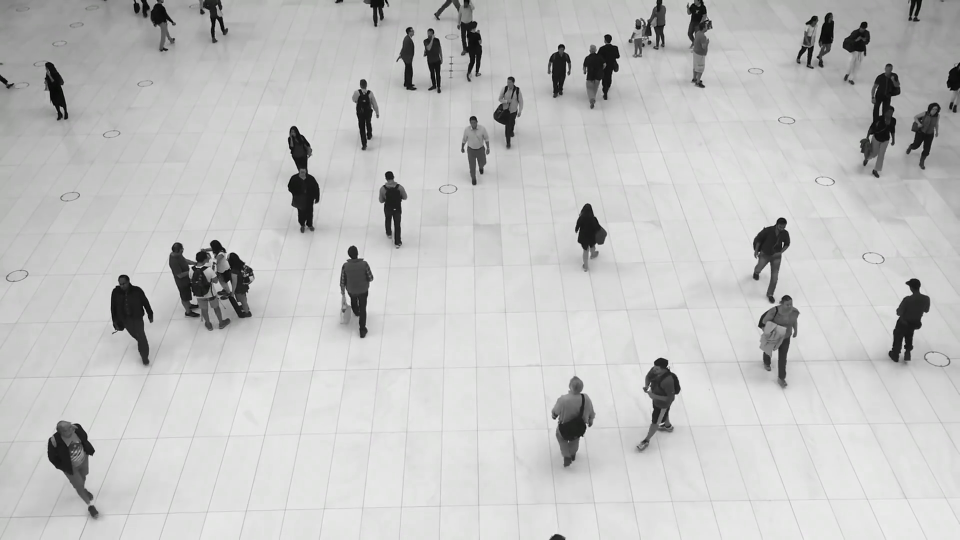
#> input picture frame 34 of walking.mp4, 1920 x 1080 px (shown at 1/2 size)
$ python clustering.py   (older library calls are emulated)
#> lines starting #> are read from the running program, lines starting #| are printed output that depends on the picture; after the words box and inside, x2 and y2 are one past the last pixel; in counts of white or black regions, pixels touching at a corner belong together
import collections
import csv
import math
import time

import cv2
import matplotlib.pyplot as plt
import numpy as np
from sklearn.cluster import Birch
from tqdm import tqdm

#####################################

def is_crossing(line1, line2):
    px, py, x, y = line1
    lpx, lpy, lx, ly = line2

    I1 = [min(py,y), max(py,y)]
    I2 = [min(lpy,ly), max(lpy,ly)]

    if I1[0]>I2[1] or I2[0]>I1[1]:
        return (False, 0)

    if px-x == 0:
        A1 = 0
    else:
        A1 = (py-y)/(px-x)

    A2 = (lpy-ly)/(lpx-lx)

    if (A1 == A2):
        return (False, 0)

    b1 = py-A1*px
    b2 = lpy-A1*lpx
    X = (b2 - b1) / (A1 - A2)

    if ((X < max(min(px,x), min(lpx,lx))) or (X > min( max(px,x), max(lpx,lx)))):
        return (False, 0)

    else:
        if py>y:
            direction = -1
        else:
            direction = 1

        return (True, direction)

def auto_canny(image, sigma=0.33):
    # calcul de la luminosité mediane de l'image
    v = np.median(image)

    # calcul des paramètres à partir de la valeur mediane
    lower = int(max(0, (1.0 - sigma) * v))
    upper = int(min(255, (1.0 + sigma) * v))
    edged = cv2.Canny(image, lower, upper)


    return edged


def camera_settings(shape, fov = 120, h = 8):

    '''
    calculate min and max box using the field of view and resolution
    '''


    y,x,_ = shape

    length = (math.tan(fov/2*math.pi/180)*h)*2

    ratio = x/length

    min_w = ratio*0.2
    min_h = ratio*1
    min_box = min_w*min_h

    max_w = ratio*2
    max_h = ratio*4
    max_box = max_w*max_h

    print(ratio, min_box, max_box)
    return (min_box, max_box)


#####################################

cap = cv2.VideoCapture('walking.mp4')


#initialisation
_, img = cap.read()
#> img is the input picture: shape (1080, 1920, 3); mean B, G, R 193.3, 193.8, 193.5

fgbg = cv2.createBackgroundSubtractorMOG2(detectShadows=True, varThreshold=200)
fgmask = fgbg.apply(img)
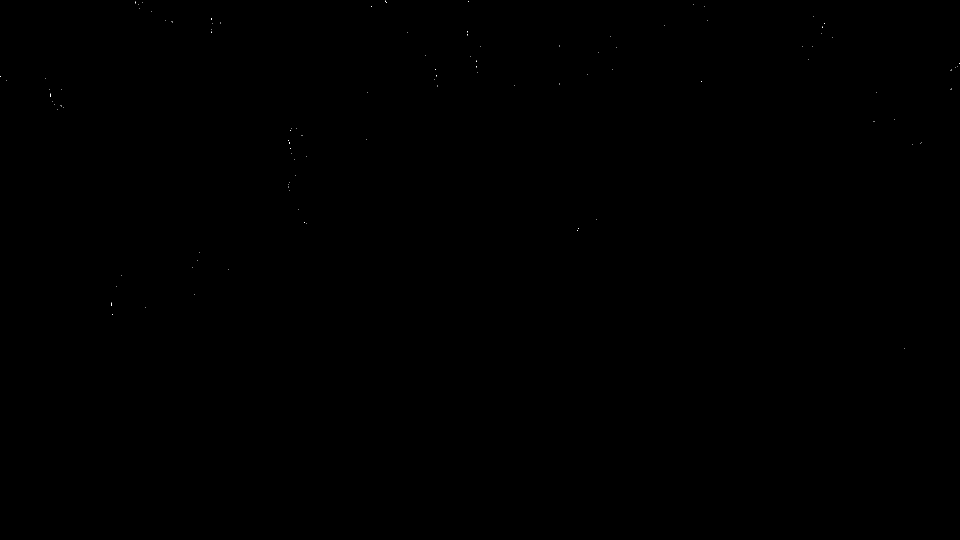
#> fgmask: shape (1080, 1920) (shown at 1/2 size); values 127 (black) and 255 (white), 0.01% white in thin lines or dots, all inside (x1, y1, x2, y2) = (0, 1, 1920, 697)

min_box , max_box = camera_settings(img.shape, fov = 120, h=8)
#> min_box = 960; max_box = 38400

points = []
next_points = []
heat_points = [[],[]]
colors = []

algo = 0
nb_av = 0
counter = 0

crossing_line = (0, img.shape[0]//4, img.shape[1], img.shape[0]//4)
#> crossing_line = (0, 270, 1920, 270)
n = 30 # nombre d'image traité avant d'analyser le mouvement
i = 0
tot_i = 0


while True:
    i += 1
    tot_i += 1

    _, img = cap.read()
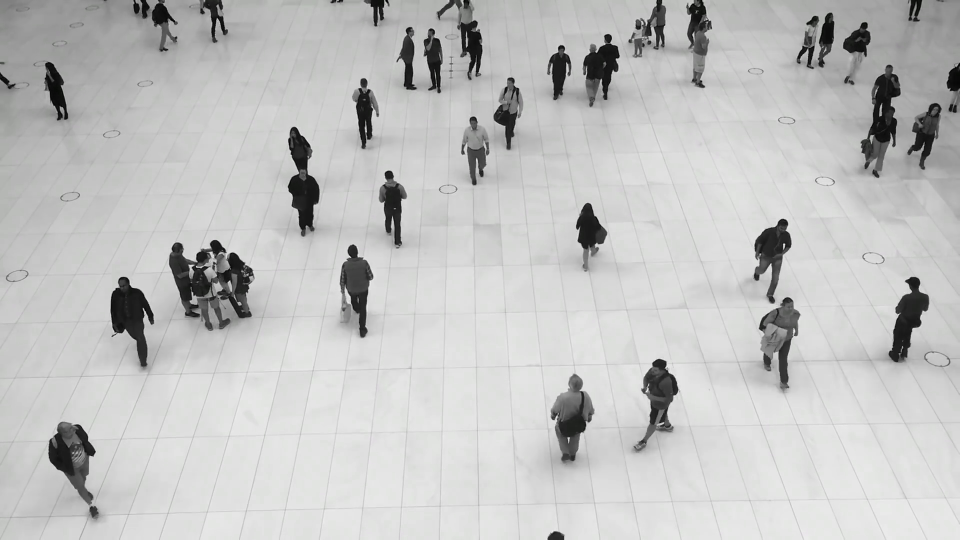
#> input picture frame 35 of walking.mp4, 1920 x 1080 px (shown at 1/2 size)
#> img is the input picture: shape (1080, 1920, 3); mean B, G, R 193.2, 193.7, 193.3
    fgmask = fgbg.apply(img)
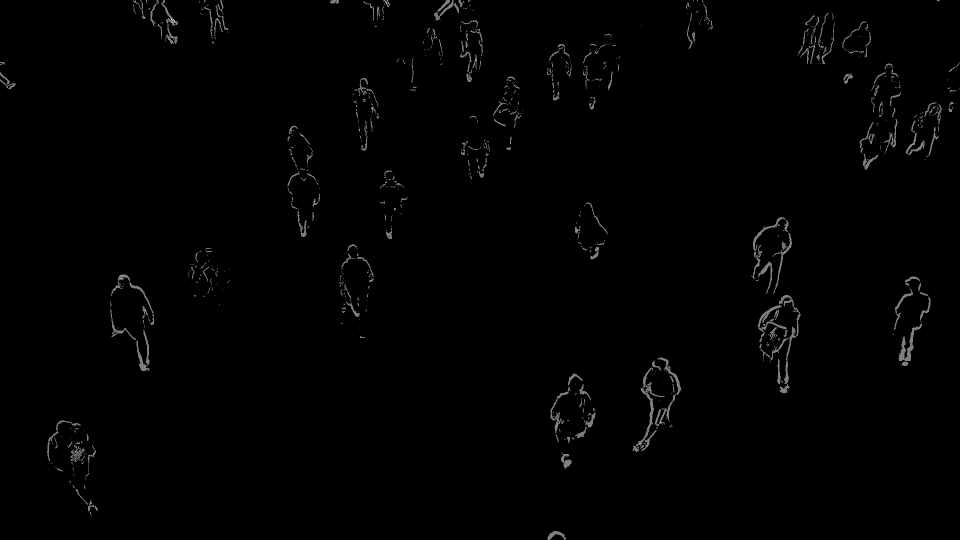
#> fgmask: shape (1080, 1920) (shown at 1/2 size); min 0, max 255, mean 1.9

    can = auto_canny(fgmask, 0.33)
#> in auto_canny, `v = np.median(image)`: v = 0
#> in auto_canny, `edged = cv2.Canny(image, lower, upper)`:
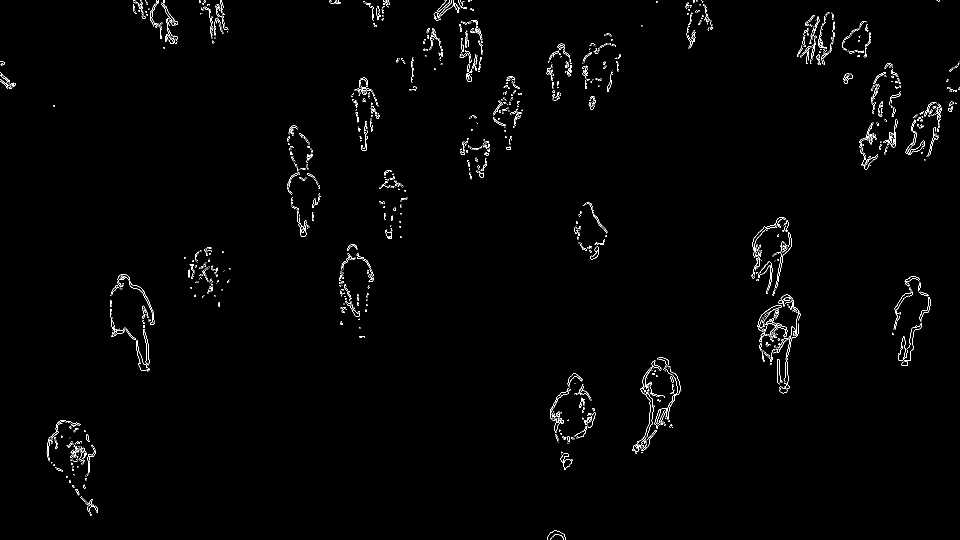
#> edged: shape (1080, 1920) (shown at 1/2 size); 1.1% white in thin lines or dots
    can = cv2.resize(can, (can.shape[1]//2, can.shape[0]//2))
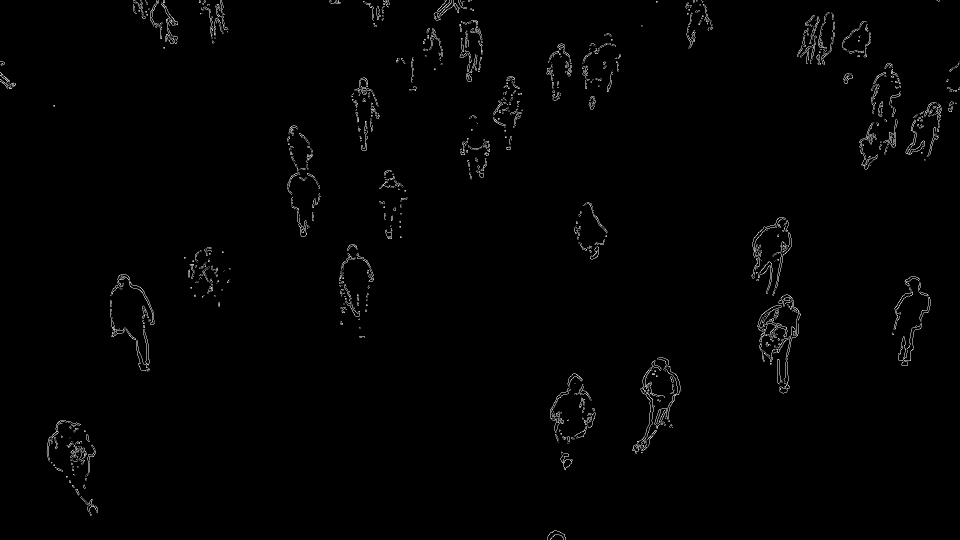
#> can: shape (540, 960); min 0, max 255, mean 2.7


    _, cnts, hie = cv2.findContours(can, cv2.RETR_EXTERNAL, cv2.CHAIN_APPROX_SIMPLE)
#> cnts = 319 contours, 232 with area under 20; largest, box (x1, y1, x2, y2) and area: (757, 294, 801, 394) 1334, (632, 360, 665, 454) 488, (751, 217, 792, 296) 462, (654, 357, 682, 429) 360, (898, 323, 922, 366) 292; hie = 319 rows, first 6: [1, -1, -1, -1], [2, 0, -1, -1], [3, 1, -1, -1], [4, 2, -1, -1], [5, 3, -1, -1], [6, 4, -1, -1]

    for cnt in cnts:

        x,y,w,h = cv2.boundingRect(cnt)


        if min_box<w*h<max_box:
            cx, cy = int((x+(x+w))/2), int((y+(y+h))/2)
            points.append([cx,cy,i])

            if i == n:
                next_points.append([cx,cy,0])

            heat_points[0].append(cx)
            heat_points[1].append(cy)

            cv2.rectangle(can, (x,y), (x+w, y+h), 255)

            nb_av+=1
#> this loop made 319 passes
#> (x, y, w, h, cx, cy) on passes 30, 40, 43, 45, 50, 55, 66, 80, 81, 115, 282, 313: (46, 420, 35, 42, 63, 441), (550, 373, 33, 60, 566, 403), (632, 360, 33, 94, 648, 407), (654, 357, 28, 72, 668, 393), (898, 323, 24, 43, 910, 344), (110, 308, 40, 64, 130, 340), (757, 294, 44, 100, 779, 344), (893, 276, 38, 54, 912, 303), (110, 274, 45, 51, 132, 299), (751, 217, 41, 79, 771, 256), (800, 15, 20, 49, 810, 39), (201, 0, 28, 39, 215, 19)
#> (cnt, x, y, w, h) on passes 6, 7, 8, 9, 11, 13: ([[69, 480], [69, 482], [70, 482], [70, 480]], 69, 480, 2, 3), ([[85, 478], [85, 480], [86, 480], [86, 478]], 85, 478, 2, 3), ([[66, 476], [66, 477], [67, 477], [67, 476]], 66, 476, 2, 2), ([[73, 474], [74, 475], [74, 474]], 73, 474, 2, 2), ([[77, 466], [77, 467], [78, 467], [78, 466]], 77, 466, 2, 2), ([[53, 464], [53, 465], [54, 465], [54, 464]], 53, 464, 2, 2)
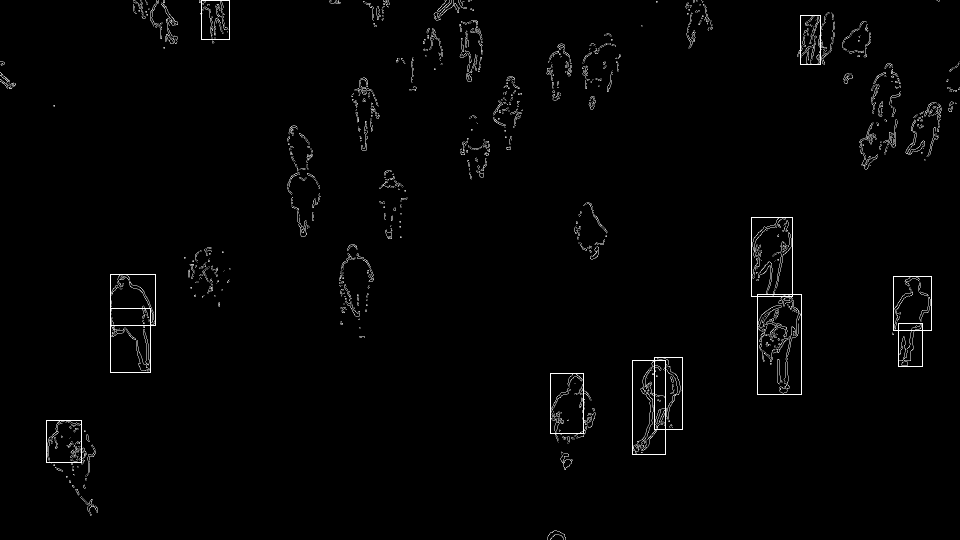
#> can: shape (540, 960); 0.44% of pixels changed, all inside (x1, y1, x2, y2) = (46, 0, 932, 463)
#> after the loop, nb_av = 12; next_points = []; points = [[63, 441, 1], [566, 403, 1], [648, 407, 1], [668, 393, 1], [910, 344, 1], [130, 340, 1], [779, 344, 1], [912, 303, 1], [132, 299, 1], [771, 256, 1], [810, 39, 1], [215, 19, 1]]


    if i >= n and len(points)>1:
        algo = Birch(n_clusters=int(nb_av/i)+1).fit(points)
        label = algo.labels_


        min_it = np.full((int(nb_av/i)+1, 3), n)
        max_it = np.full((int(nb_av/i)+1, 3), 0)
        track = np.zeros((can.shape[0], can.shape[1], 3))

        for p in range(len(points)):
            lab = label[p]
            x,y,it = points[p]

            if min_it[lab][2] >= i:
                min_it[lab] = [x,y,it]

            if max_it[lab][2] <= i:
                max_it[lab] = [x,y,it]


        for lab in range(len(min_it)):
            px, py, _ = min_it[lab]
            x, y, _ = max_it[lab]

            crossing, direction =  is_crossing((px,py,x,y), crossing_line)

            if crossing:
                counter += direction

        #heatmap, xedges, yedges = np.histogram2d(heat_points[0], heat_points[1], bins=(16,9))
        #plt.imsave('log\\heatmap\\'+str(time.time())+'.png', heatmap.T)

        #np.save('log\\points\\'+str(time.time())+'.npy', np.array([[min_it],[max_it]]))

        points = next_points
        next_points = []
        i = 0
        nb_av = 0


    cv2.putText(can, str(counter), (0,can.shape[0]-20), cv2.FONT_HERSHEY_SIMPLEX, 2, (255,255,255))
#> can: shape (540, 960); 0.02% of pixels changed, all inside (x1, y1, x2, y2) = (6, 478, 35, 521)
    cv2.imshow('can', can)
    cv2.imshow('img', img)
    cv2.imshow('fgmask', fgmask)

    cv2.waitKey(1)

$ run again, starting later in the video
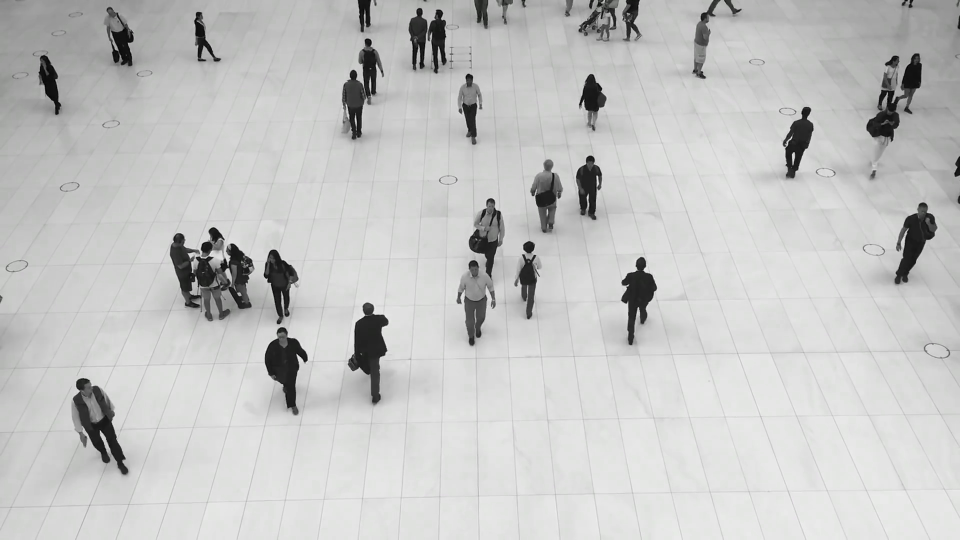
#> input picture frame 153 of walking.mp4, 1920 x 1080 px (shown at 1/2 size)
#> img is the input picture: shape (1080, 1920, 3); mean B, G, R 196.2, 196.8, 196.4
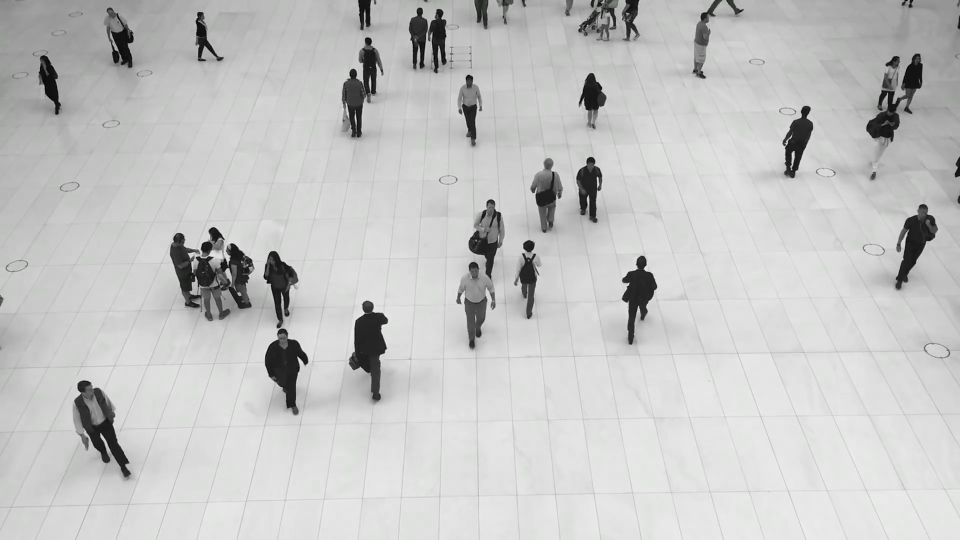
#> input picture frame 154 of walking.mp4, 1920 x 1080 px (shown at 1/2 size)
#> img is the input picture: shape (1080, 1920, 3); mean B, G, R 196.4, 197, 196.6
#> v = 0
#> edged: shape (1080, 1920); 0.88% white in thin lines or dots, all inside (x1, y1, x2, y2) = (0, 0, 1920, 962)
#> cnts = 298 contours, 222 with area under 20; largest, box (x1, y1, x2, y2) and area: (71, 377, 110, 421) 417, (866, 53, 923, 126) 358, (193, 11, 224, 62) 350, (894, 201, 936, 291) 340, (263, 269, 308, 360) 339; hie = 298 rows, first 6: [1, -1, -1, -1], [2, 0, -1, -1], [3, 1, -1, -1], [4, 2, -1, -1], [5, 3, -1, -1], [6, 4, -1, -1]
#> the loop `for cnt in cnts: ` made 298 passes
#> (x, y, w, h, cx, cy) on passes 26, 35, 52, 80, 104, 122, 143, 168: (71, 377, 39, 44, 90, 399), (347, 341, 25, 44, 359, 363), (353, 300, 36, 32, 371, 316), (263, 269, 45, 91, 285, 314), (913, 227, 26, 39, 926, 246), (894, 201, 42, 90, 915, 246), (529, 157, 25, 54, 541, 184), (782, 105, 32, 51, 798, 130)
#> after the loop `for cnt in cnts:`:
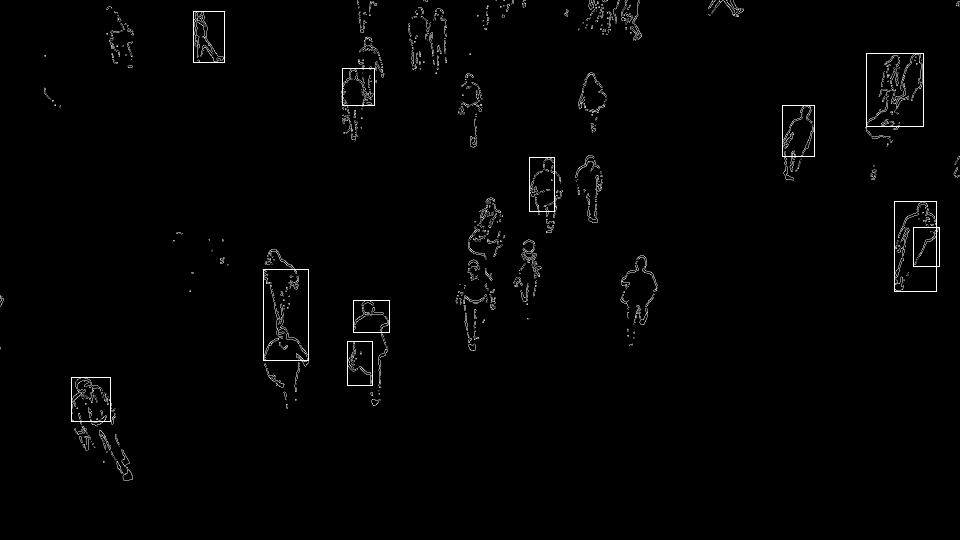
#> can: shape (540, 960); min 0, max 255, mean 3.2
#> after the loop `for cnt in cnts:`: nb_av = 11; next_points = []; points = [[90, 399, 1], [359, 363, 1], [371, 316, 1], [285, 314, 1], [926, 246, 1], [915, 246, 1], [541, 184, 1], [798, 130, 1], [358, 86, 1], [894, 89, 1], [208, 36, 1]]

$ run again, starting later in the video
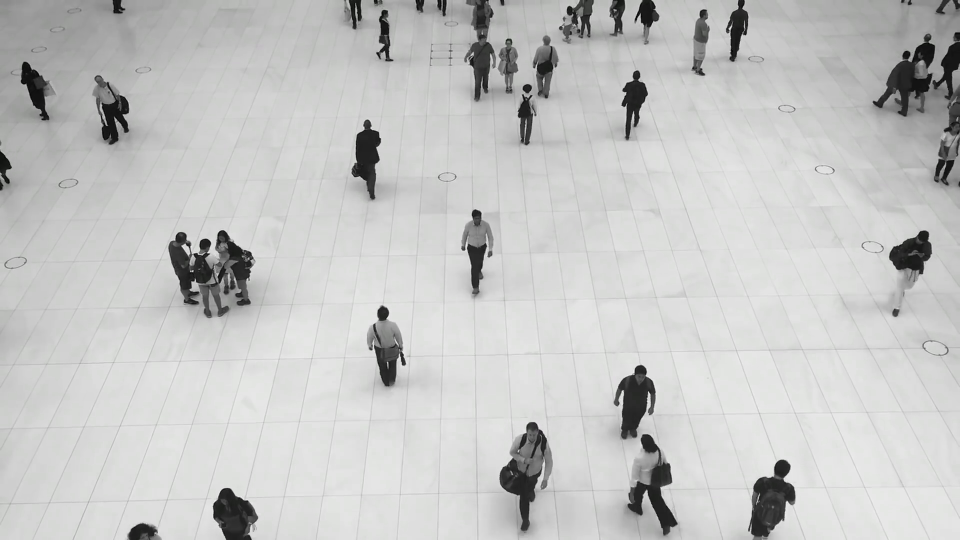
#> input picture frame 272 of walking.mp4, 1920 x 1080 px (shown at 1/2 size)
#> img is the input picture: shape (1080, 1920, 3); mean B, G, R 196.5, 197.2, 196.8
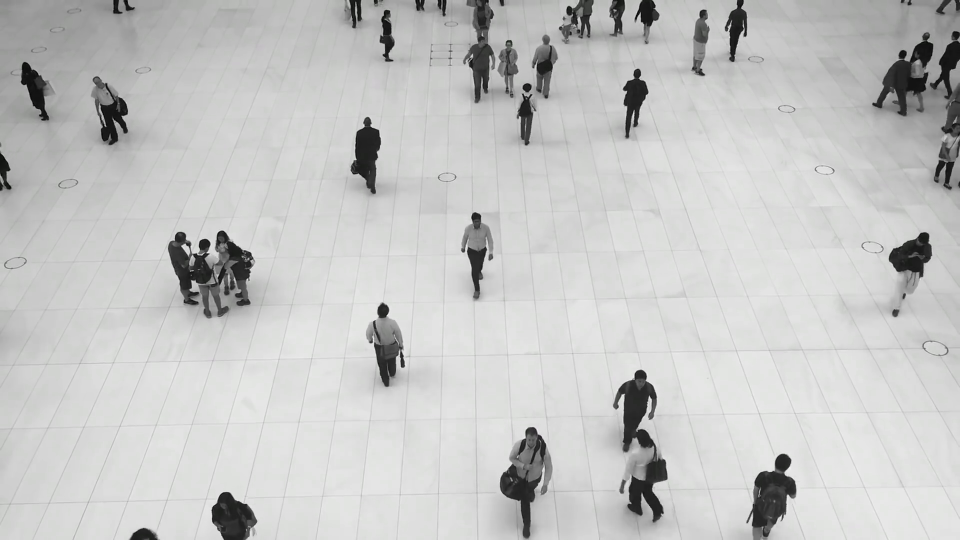
#> input picture frame 273 of walking.mp4, 1920 x 1080 px (shown at 1/2 size)
#> img is the input picture: shape (1080, 1920, 3); mean B, G, R 196.8, 197.5, 197
#> v = 0
#> edged: shape (1080, 1920); 1.2% white in thin lines or dots
#> cnts = 279 contours, 220 with area under 20; largest, box (x1, y1, x2, y2) and area: (612, 364, 678, 540) 2437, (498, 421, 553, 496) 1955, (871, 30, 960, 117) 1497, (365, 302, 407, 388) 1372, (745, 453, 797, 537) 1062; hie = 279 rows, first 6: [1, -1, -1, -1], [2, 0, -1, -1], [3, 1, -1, -1], [4, 2, -1, -1], [5, 3, -1, -1], [6, 4, -1, -1]
#> the loop `for cnt in cnts: ` made 279 passes
#> (x, y, w, h, cx, cy) on passes 23, 25, 28, 30, 36, 51, 84, 113: (211, 487, 48, 53, 235, 513), (499, 483, 32, 57, 515, 511), (745, 453, 52, 84, 771, 495), (498, 421, 55, 75, 525, 458), (612, 364, 66, 176, 645, 452), (365, 302, 42, 86, 386, 345), (888, 257, 36, 43, 906, 278), (460, 232, 34, 34, 477, 249)
#> after the loop `for cnt in cnts:`:
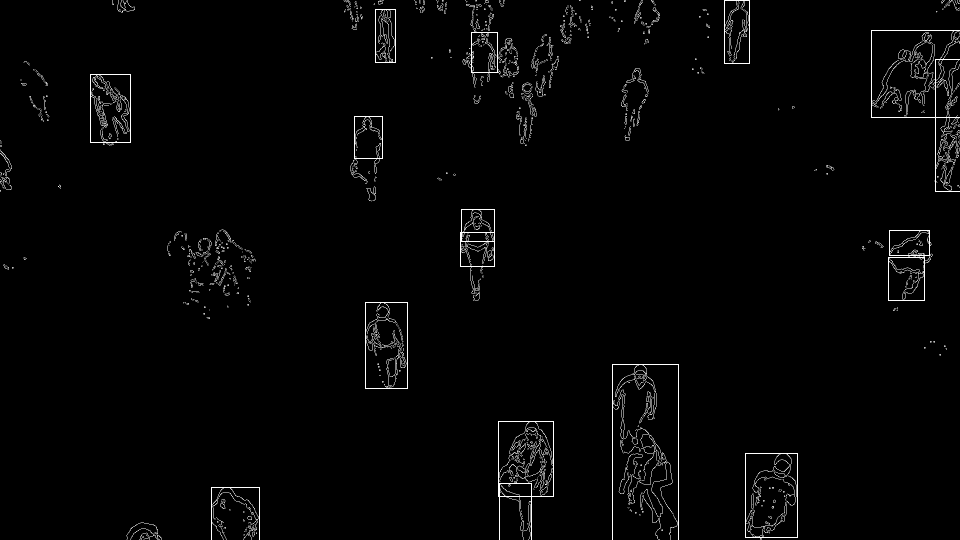
#> can: shape (540, 960); min 0, max 255, mean 4.7
#> after the loop `for cnt in cnts:`: nb_av = 17; next_points = []; points = [[235, 513, 1], [515, 511, 1], [771, 495, 1], [525, 458, 1], [645, 452, 1], [386, 345, 1], [906, 278, 1], [477, 249, 1], [909, 242, 1], [477, 225, 1], [368, 137, 1], [110, 108, 1], [947, 125, 1], [484, 52, 1], [915, 73, 1], [385, 35, 1], [736, 31, 1]]
